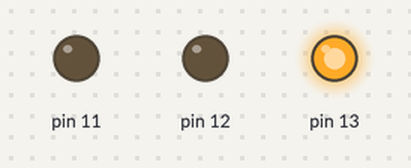
Bench run of a sketch on a simulated Arduino Uno, built with avr-gcc and run on an emulated ATmega328P. Shown: output pins drawn as LEDs (lit = HIGH).

Above: at 1.0 s.
At 2.5 s:
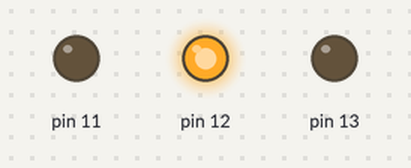
At 4.0 s:
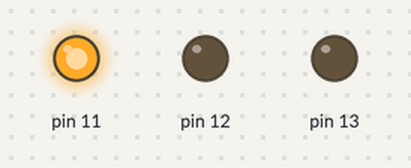
Timing chart, 0 to 7.8 s (numbered marks = the images above):
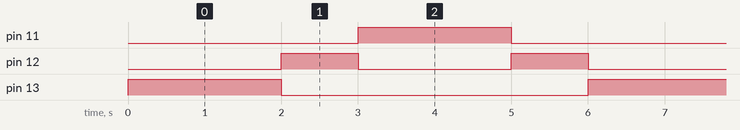

Measured:
- by itself, pin 11, pin 13: alternates HIGH for 2.0 s and LOW for 4.0 s
- by itself, pin 12: alternates HIGH for 1.0 s and LOW for 2.0 s
- by itself, everything shown: repeats every 6.0 s, in 4 steps

The sketch:

TrafficLightSystem.ino
```cpp
void setup() {
  pinMode(13, OUTPUT);
  pinMode(12, OUTPUT);
  pinMode(11, OUTPUT);
}

void loop() {
  digitalWrite(12, LOW);
  digitalWrite(13, HIGH);
  delay(2000);
  digitalWrite(13, LOW);
  digitalWrite(12, HIGH);
  delay(1000);
  digitalWrite(12, LOW);
  digitalWrite(11, HIGH);
  delay(2000);
  digitalWrite(11, LOW);
  digitalWrite(12, HIGH);
  delay(1000);

}
```
